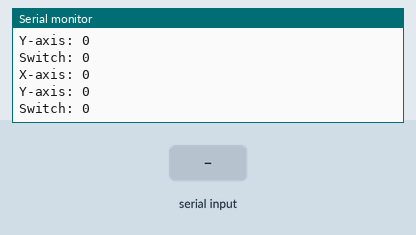
The sketch below on a simulated Arduino Uno, built with avr-gcc and run on an emulated ATmega328P. On the bench: the last lines printed to the serial monitor. The inputs (shaded band) are chosen by the test bench.

Above: at 1.2 s.
1.3 s: byte 128 (0x80) received over Serial
At 1.51 s:
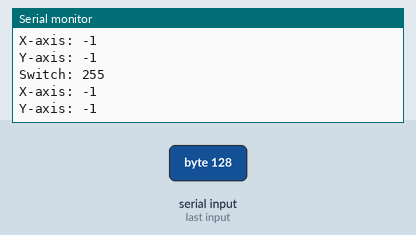
At 3.22 s:
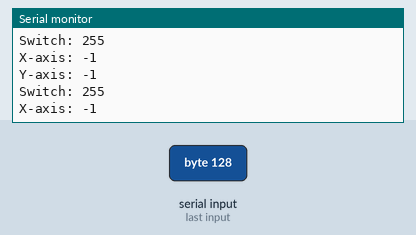

The sketch:

Arduino_from_ESP.ino
```cpp
// UART Communications Receive
// From ESP8266 Receiver Side
// To Arduino Receive Side

// Create local serial
#include <SoftwareSerial.h>
SoftwareSerial ESPserial(2, 3); // RX | TX

byte checkByte = 0x80; // Byte used to verify meaningful transmission (Must match Transmit)

// Three variables defined for motion of the motors
signed char X;
signed char Y;
byte SW;


void setup() {
  // Begin the serial communications
  Serial.begin(115200); // Begin communications over USB
  ESPserial.begin(115200); // Begin communications with ESP over software
}

void loop() {
  // Receive communications
  if(Serial.read()==0x80){ // Check for the check byte, if correct: set the desired variables to the received values
    X = Serial.read();
    Y = Serial.read();
    SW = Serial.read();
  }
  else { // Check byte is incorrect
    Serial.flush(); // Flush all serial values
  }

  // Print the actual values over USB serial
  Serial.print("X-axis: ");
  Serial.println(X);
  Serial.print("Y-axis: ");
  Serial.println(Y);
  Serial.print("Switch: ");
  Serial.println(SW);
  Serial.print("\n");

  delay(100);
}
```

Measured:
- after the input at 1.3 s, the serial monitor: prints a new line at once (image 1)
